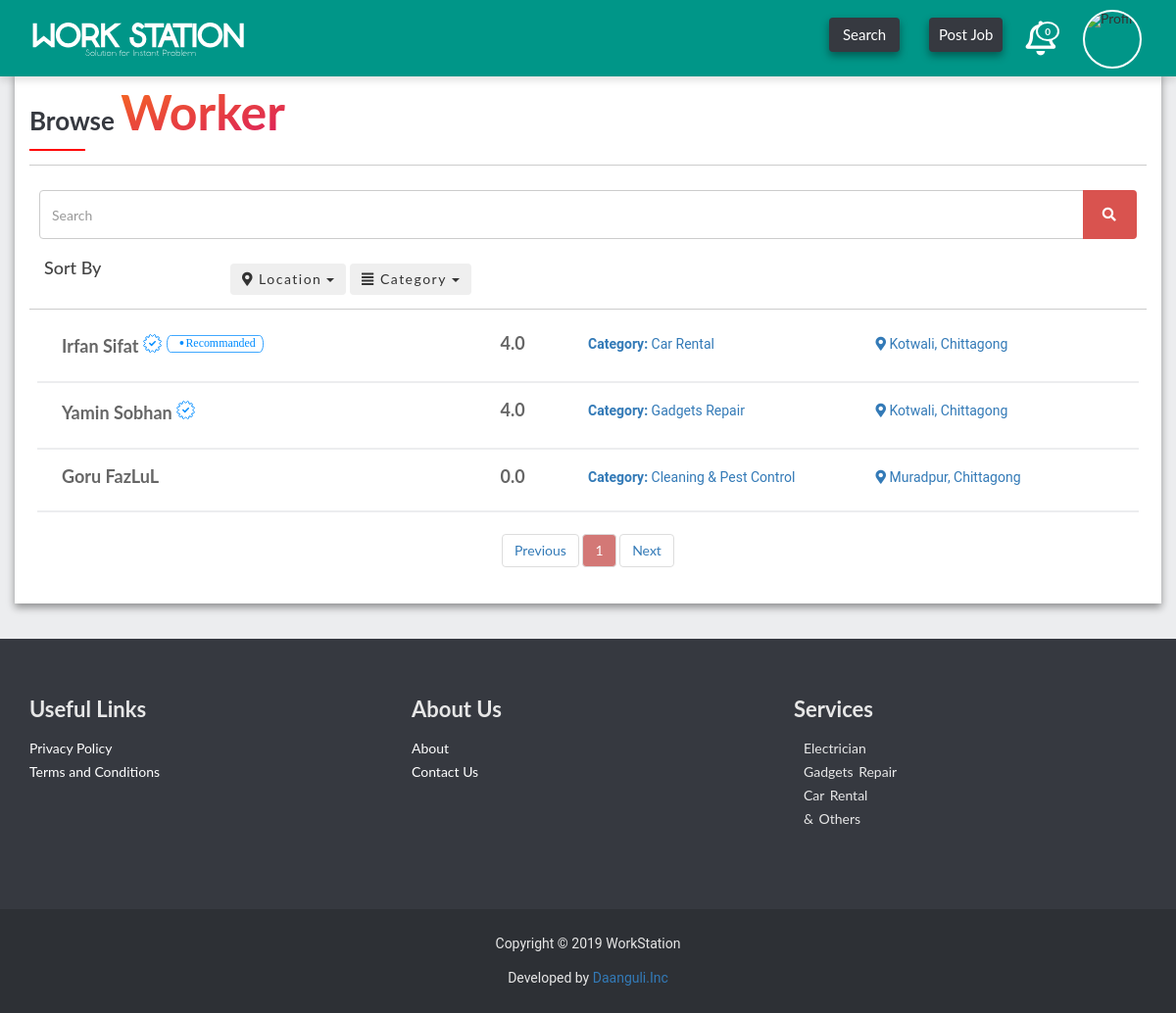
/browseWorker.php (signed in), run on the app's committed database.
### tables this page shows
CREATE TABLE `worker_table` (
  `worker_id` int(11) NOT NULL,
  `first_name` varchar(255) NOT NULL,
  `last_name` varchar(255) DEFAULT NULL,
  `phone_number` varchar(14) NOT NULL,
  `address` varchar(255) NOT NULL,
  `area` varchar(255) DEFAULT NULL,
  `image` varchar(255) NOT NULL,
  `password` varchar(255) NOT NULL,
  `category_id` int(11) NOT NULL,
  `sub_category_id` varchar(200) NOT NULL,
  `is_promoted` int(1) NOT NULL DEFAULT '0',
  `is_verified` int(1) NOT NULL DEFAULT '0',
  `is_activated` int(1) NOT NULL DEFAULT '0',
  `profile_live_date` datetime DEFAULT NULL,
  `is_deleted` int(1) NOT NULL,
  `is_sms_on` int(1) NOT NULL DEFAULT '0'
);

CREATE TABLE `avg_worker_rating` (
  `worker_id` int(100) NOT NULL,
  `worker_rating` int(2) DEFAULT '0'
);

CREATE TABLE `category` (
  `category_id` int(14) NOT NULL,
  `category_name` varchar(255) NOT NULL
);

CREATE TABLE `area_table` (
  `area_id` int(15) NOT NULL,
  `area_name` varchar(255) NOT NULL
);

### browseWorker.php (the view, shortened to what this page needs)
<!DOCTYPE html>
<html>
<head>
    <link rel="stylesheet" href="https://use.fontawesome.com/releases/v5.6.3/css/all.css">
    <link rel="stylesheet" href="https://maxcdn.bootstrapcdn.com/bootstrap/3.4.0/css/bootstrap.min.css">
    <link rel="stylesheet" href="css/reset.css">
    <link rel="stylesheet" href="css/style.css">
    <link rel="stylesheet" href="css/mobile.css">
</head>
<body class="browse-job-page-body">
    <?php
    require "backEnds/dbConnection.php";
        ?>
    <?php
    $worker_status = $mysqli->query("SELECT * FROM worker_table INNER JOIN avg_worker_rating ON worker_table.worker_id = avg_worker_rating.worker_id WHERE worker_table.is_activated=0 AND worker_table.is_deleted=0 AND worker_table.profile_live_date IS NULL ORDER BY avg_worker_rating.worker_rating DESC");
        ?>
    <?php
    include "layouts/nav.php"
    ?>
    <div class="container browse-job-page">
        <div class="row">
            <div class="col-md-12">
                <a href="browseWorker.php" class="heading">
                    <h3>Browse&nbsp;<span>Worker</span></h3>
                </a>
                <hr>
                <form class="search-box" action="browseWorker.php" method="GET">
                    <div class="input-group">
                        <input type="text" class="form-control" <?php if (isset($_GET['searchQuery'])) { ?> placeholder="<?= $key; ?>" <?php } ?> placeholder="Search" name="searchQuery" id="searchQuery">
                        <div class="input-group-btn">
                            <button class="btn btn-danger" type="submit">
                                <i class="fa fa-search"></i>
                            </button>
                        </div>
                    </div>
                </form>
                <div class="row container">
                    <div class="col-md-2">
                        <h4 class="h4">Sort By</h4>
                    </div>
                    <div class="col-md-10">
                        <div class="dropdown">
                            <button class="btn btn-active dropdown-toggle" type="button" data-toggle="dropdown"><i class="fas fa-map-marker-alt"></i><?php if (isset($_GET['aId'])) {
                                                                                                                                                            echo $area_name_show['area_name'];
                                                                                                                                                        } else { ?> Location <?php } ?>
                                <span class="caret"></span></button>
                        </div>
                        <div class="dropdown">
                            <button class="btn btn-active dropdown-toggle" type="button" data-toggle="dropdown"><i class="fas fa-align-justify"></i> <?php if (isset($_GET['cId'])) {
                                                                                                                                                            echo $category_name_show['category_name'];
                                                                                                                                                        } else { ?> Category <?php } ?>
                                <span class="caret"></span></button>
                        </div>
                    </div>
                </div>
                <hr>
                <?php
                $cc = 0;
                while ($row = $worker_status->fetch_assoc()) {
                    $cc++;
                    $is_verified = $row['is_verified'];
                    $is_promoted = $row['is_promoted'];
                    $worker_id = $row['worker_id'];
                    $worker_firstName = $row['first_name'];
                    $worker_lastName = $row['last_name'];
                    $worker_fullName = $worker_firstName . " " . $worker_lastName;
                    $worker_area = $row['area'];
                    $worker_category = $row['category_id'];
                    $area_id_check = $mysqli->query("SELECT area_name FROM area_table WHERE area_id = '$worker_area'");
                    $area_name = mysqli_fetch_array($area_id_check)['area_name'];
                    $category_id_check = $mysqli->query("SELECT category_name FROM category WHERE category_id = '$worker_category'");
                    $category_name = mysqli_fetch_array($category_id_check)['category_name'];
                    $avg_user_rating = $mysqli->query("SELECT worker_rating FROM avg_worker_rating WHERE worker_id = '$worker_id' ");
                    if ($avg_user_rating->num_rows > 0) {
                        $avg_rating = $avg_user_rating->fetch_assoc()['worker_rating'];
                        if ($avg_rating == 0) {
                            $avg_rating = "00";
                        }
                    } else {
                        $avg_rating = "00";
                    }
                    ?>
                    <div class="jobs row line-content">
                        <a target="_blank" href="browseProfile.php?wId=<?= $worker_id; ?>">
                            <div class="col-md-12 row">
                                <div class="col-md-4">
                                    <h5><?= $worker_fullName; ?>
                                        <?php
                                            if ($is_verified == 1) {
                                                ?>
                                            <img src="img/verifed_badge.svg" title="Verified By Team WorkStation" />
                                        <?php
                                            }
                                            if ($is_promoted == 1) {
                                                ?>
                                            <img src="img/recommand.svg" title="Recommandated worker By Team WorkStation" />
                                        <?php
                                            }
                                            ?>
                                    </h5>
                                </div>
                                <div class="col-md-1 col-xs-6">
                                    <span class="rating-static rating-<?= $avg_rating; ?>"></span>
                                </div>
                                <?php
                                    $avg_rating = $avg_rating[0] . "." . $avg_rating[1];
                                    ?>
                                <div class="col-md-1 col-xs-6">
                                    <h5><?= $avg_rating; ?></h5>
                                </div>
                                <p class="browseJobDetailsInfo col-md-3"><b>Category:</b> <?= $category_name; ?></p>
                                <p class="browseJobDetailsInfo col-md-2"><i class="fas fa-map-marker-alt"></i> <?= $area_name; ?></p>
                            </div>
                        </a>
                    </div>
                <?php
                }
                if ($cc > 0) {
                    ?>
                    <center>
                        <?php include "layouts/pagination.php" ?>
                    </center>
                <?php } else { ?>
                    <img src='https://img.icons8.com/color/48/000000/sad.png'>
                    <h3 class='h3'>There are no Workers.</h3>
                <?php
                } ?>
            </div>
        </div>
    </div>
    <?php
    include "layouts/footer.php"
    ?>
</body>
</html>

### data on the page
worker_table: worker_fullName "Irfan Sifat", is_verified 1 (drawn), is_promoted 1 (drawn), avg_worker_rating.worker_rating "4.0", category.category_name "Car Rental", area_table.area_name "Kotwali, Chittagong"
worker_table: worker_fullName "Yamin Sobhan", is_verified 1 (drawn), avg_worker_rating.worker_rating "4.0", category.category_name "Gadgets Repair", area_table.area_name "Kotwali, Chittagong"
worker_table: worker_fullName "Goru FazLuL", avg_worker_rating.worker_rating "0.0", category.category_name "Cleaning & Pest Control", area_table.area_name "Muradpur, Chittagong"

### other printed values
$i "0"
